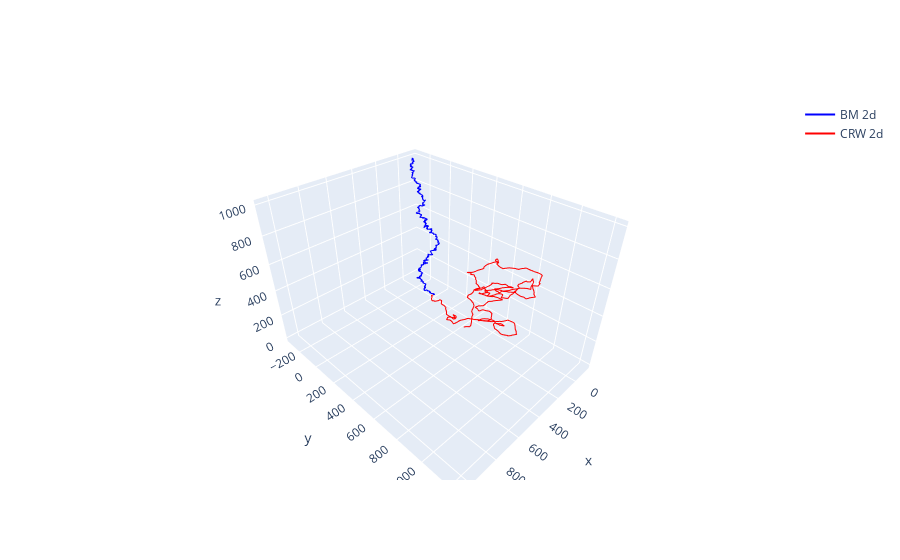

The notebook cell saved with this chart:
### Markdown cell above
## Actividad 2: Mean Squared Displacement - (Brownian vs CRW) (8 pts)

* Cargar trayectorias en **Pandas** Data Frame
* Guardar metricas en **Pandas** Data Frame
* Visualizar con **plotly**


El Mean Squared Displacement es una métrica que entrega más información acerca de la trayectoria de una partícula. Mientras que el largo del recorrido se encarga de medir toda la distancia que se recorrió a lo largo de la trayectoria, el MSD es el valor promedio qu

### Implementación

    1. Se genera una función que calcule el

### Code cell
# Show trajectories
# Init figure
fig_3d = go.Figure()

# Plot trajectory in 3-D space
fig_3d.add_trace(
    go.Scatter3d(x = BM_2d_df_6.x_pos,
        y = BM_2d_df_6.y_pos,
        z = BM_2d_df_6.index,
        marker = dict(size=2),
        line = dict(color='blue', width=2),
        mode = 'lines',
        name = 'BM 2d',
        showlegend = True))


fig_3d.add_trace(
    go.Scatter3d(x = CRW_2d_df_9.x_pos,
        y = CRW_2d_df_9.y_pos,
        z = CRW_2d_df_9.index,
        marker = dict(size=2),
        line = dict(color='red', width=2),
        mode = 'lines',
        name = 'CRW 2d',
        showlegend = True))

fig_3d.show()

### Figure 1 — Plotly figure (JSON) as saved in the notebook; plotly's stock layout.template omitted (floating-point values rounded to 4 significant figures; data arrays with more than 128 entries replaced by an {"elided": "..."} marker saying what was removed)
{"data": [{"line": {"color": "blue", "width": 2}, "marker": {"size": 2}, "mode": "lines", "name": "BM 2d", "showlegend": true, "type": "scatter3d", "x": {"elided": "1000 float values"}, "y": {"elided": "1000 float values"}, "z": {"elided": "1000 int values"}}, {"line": {"color": "red", "width": 2}, "marker": {"size": 2}, "mode": "lines", "name": "CRW 2d", "showlegend": true, "type": "scatter3d", "x": {"elided": "1000 float values"}, "y": {"elided": "1000 float values"}, "z": {"elided": "1000 int values"}}], "layout": {}}
